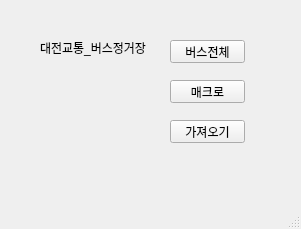
<?xml version="1.0" encoding="UTF-8"?>
<ui version="4.0">
 <class>MainWindow</class>
 <widget class="QMainWindow" name="MainWindow">
  <property name="geometry">
   <rect>
    <x>0</x>
    <y>0</y>
    <width>301</width>
    <height>229</height>
   </rect>
  </property>
  <property name="windowTitle">
   <string>MainWindow</string>
  </property>
  <widget class="QWidget" name="centralwidget">
   <widget class="QPushButton" name="pb">
    <property name="geometry">
     <rect>
      <x>170</x>
      <y>120</y>
      <width>75</width>
      <height>23</height>
     </rect>
    </property>
    <property name="text">
     <string>가져오기</string>
    </property>
   </widget>
   <widget class="QLabel" name="lbl">
    <property name="geometry">
     <rect>
      <x>40</x>
      <y>40</y>
      <width>131</width>
      <height>16</height>
     </rect>
    </property>
    <property name="text">
     <string>대전교통_버스정거장</string>
    </property>
   </widget>
   <widget class="QPushButton" name="pb_all">
    <property name="geometry">
     <rect>
      <x>170</x>
      <y>40</y>
      <width>75</width>
      <height>23</height>
     </rect>
    </property>
    <property name="text">
     <string>버스전체</string>
    </property>
   </widget>
   <widget class="QPushButton" name="pb_macro">
    <property name="geometry">
     <rect>
      <x>170</x>
      <y>80</y>
      <width>75</width>
      <height>23</height>
     </rect>
    </property>
    <property name="text">
     <string>매크로</string>
    </property>
   </widget>
  </widget>
  <widget class="QMenuBar" name="menubar">
   <property name="geometry">
    <rect>
     <x>0</x>
     <y>0</y>
     <width>301</width>
     <height>26</height>
    </rect>
   </property>
  </widget>
  <widget class="QStatusBar" name="statusbar"/>
 </widget>
 <resources/>
 <connections/>
</ui>
